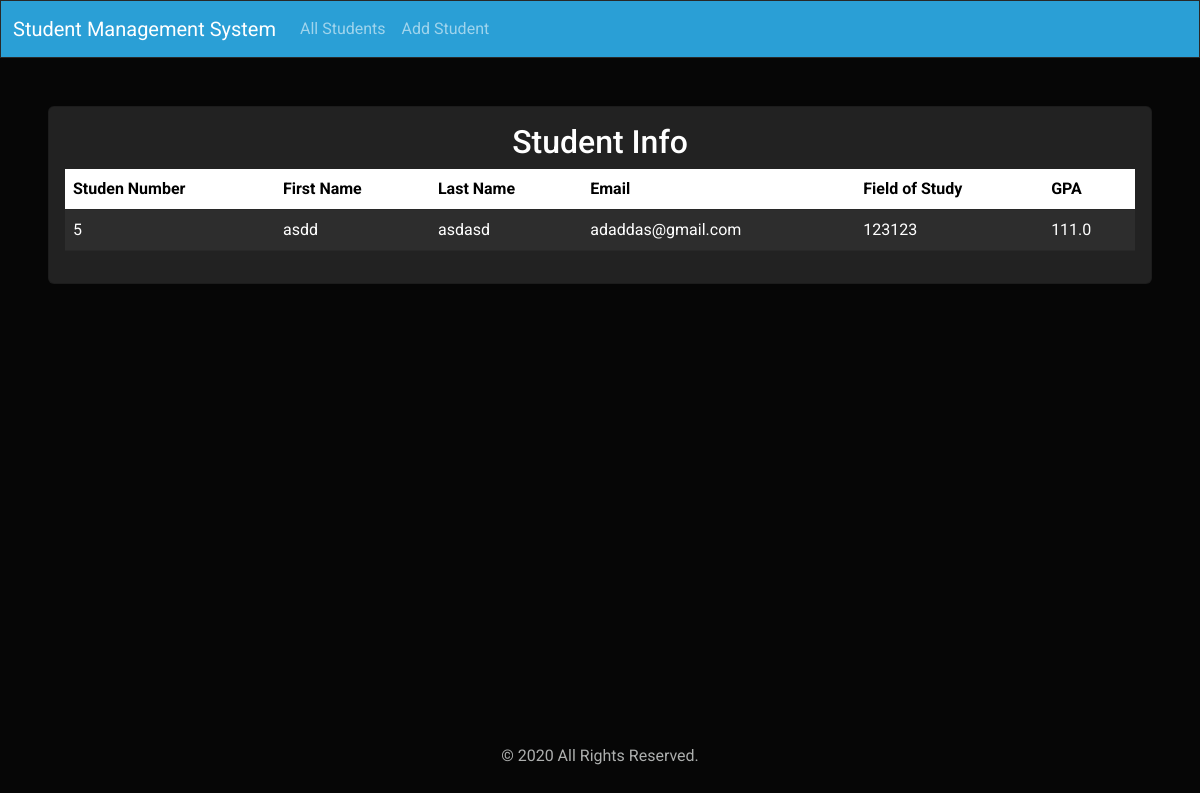
Screenshot of /9 with the database file from the repository.
### students/models.py (models this page shows, shortened)
class Students(models.Model):
    student_number = models.PositiveBigIntegerField()
    first_name = models.CharField(max_length=50)
    last_name = models.CharField(max_length=50)
    email = models.EmailField(max_length=50, null=True)
    field_of_study = models.CharField(max_length=50)
    gpa = models.FloatField()

### students/views.py (the view)
# urls.py: path('<int:student_id>', views.student_details, name='student_details'),
def student_details(request, student_id):
    student = Students.objects.get(pk=student_id)
    return render(request, 'students/studenDetail.html', {'student': student})

### students/templates/students/studenDetail.html (shortened to what this page needs)
{% extends 'students/index.html' %}
{% block content %}
<div class="card text-white bg-light m-5">
  <div class="card-body">
    <h4 class="card-title text-center">Student Info</h4>
    {% if student %}
    <div class="table-responsive">
      <table class="table table-hover">
        <thead class="bg-white text-black">
          <tr>
            <th scope="col">Studen Number</th>
            <th scope="col">First Name</th>
            <th scope="col">Last Name</th>
            <th scope="col">Email</th>
            <th scope="col">Field of Study</th>
            <th scope="col">GPA</th>
          </tr>
        </thead>
        <tbody>
          <tr>
            <td>{{ student.student_number }}</td>
            <td>{{ student.first_name }}</td>
            <td>{{ student.last_name }}</td>
            <td>{{ student.email }}</td>
            <td>{{ student.field_of_study }}</td>
            <td>{{ student.gpa }}</td>
          </tr>
        </tbody>
      </table>
    </div>
  </div>
  {%else%}
  <h3 class="text-center mt-4">Student not found</h3>
  {%endif%}
  </div>
{% endblock %}

### rows the page displays
Students: student_number "5", first_name "asdd", last_name "asdasd", email "adaddas@gmail.com", field_of_study "123123", gpa "111.0"
